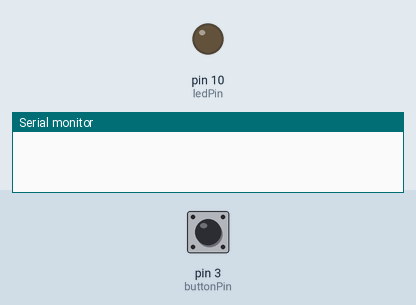
A sketch run on a simulated Arduino Uno, built with avr-gcc and run on an emulated ATmega328P. Parts: output pins drawn as LEDs (lit = HIGH), the last lines printed to the serial monitor. The inputs (shaded band) are chosen by the test bench; at power-on: pin 3 (buttonPin) LOW.

Above: at 1.2 s.
1.3 s: pin 3 (buttonPin) pulled HIGH for 0.15 s
At 2.5 s:
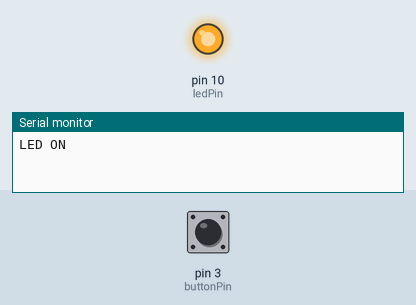
2.9 s: pin 3 (buttonPin) pulled HIGH for 1 s
At 3.8 s:
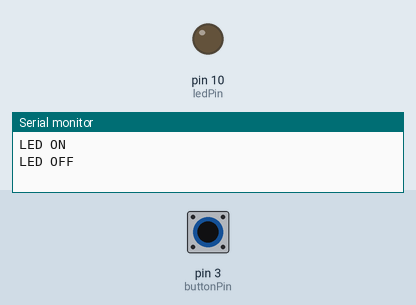
5.4 s: pin 3 (buttonPin) pulled HIGH for 3.2 s
At 5.7 s:
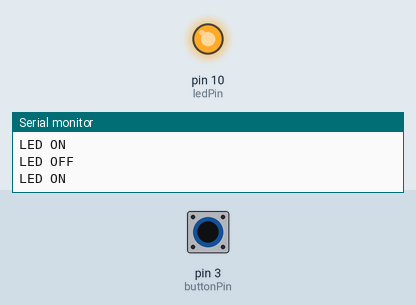
Timing chart, 0 to 8.4 s (numbered marks = the images above; inputs shaded):
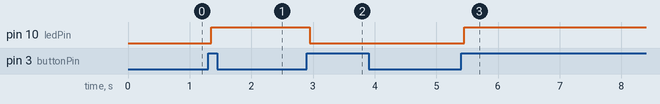

Measured:
- after the input at 1.3 s, pin 10 (ledPin): LOW → HIGH after 0.05 s
- after the input at 2.9 s, pin 10 (ledPin): HIGH → LOW after 0.05 s
- after the input at 5.4 s, pin 10 (ledPin): LOW → HIGH after 0.05 s

The sketch:

day1.ino
```cpp
const int buttonPin = 3;
const int ledPin = 10;
int ledState = LOW;
int buttonState;
int lastButtonState = LOW;
unsigned long lastDebounceTime = 0;
unsigned long debounceDelay = 50;

void setup() {
  pinMode(buttonPin, INPUT);
  pinMode(ledPin, OUTPUT);
  Serial.begin(9600);
}

void loop() {
  int reading = digitalRead(buttonPin);

  if (reading != lastButtonState) {
    lastDebounceTime = millis();
  }

  if ((millis() - lastDebounceTime) > debounceDelay) {
    if (reading != buttonState) {
      buttonState = reading;
      if (buttonState == HIGH) {
        ledState = !ledState;
        Serial.println(ledState ? "LED ON" : "LED OFF");
      }
    }
  }

  digitalWrite(ledPin, ledState);
  lastButtonState = reading;
}
```
